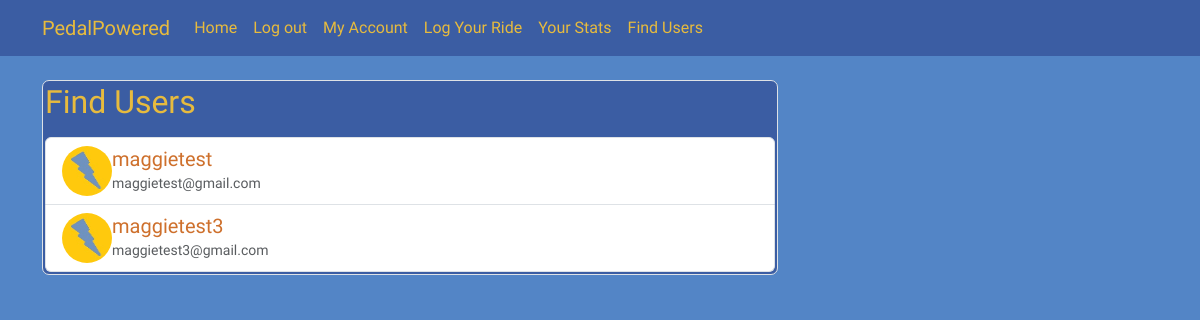
Screenshot of /users (signed in) with the database file from the repository.
### pedalpowered/models.py (models this page shows, shortened)
class User(db.Model, UserMixin):
    id = db.Column(db.Integer, primary_key = True)
    username = db.Column(db.String(20), unique=True, nullable=False)
    email = db.Column(db.String(100), unique=True, nullable=False)
    img_file = db.Column(db.String(20), nullable=False, default='default.jpg')
    password = db.Column(db.String(60), nullable=False)
    ridelog = db.relationship('rides', backref="author", lazy=True)
    friends = db.relationship('User', secondary=friendships, primaryjoin=(friendships.c.user_id == id), secondaryjoin=(friendships.c.friend_id == id),
    backref=db.backref('friended_by', lazy='dynamic'),lazy='dynamic')

### pedalpowered/routes.py (the view)
@app.route("/users")
@login_required
def user_list():
    users = User.query.filter(User.id != current_user.id).all()
    return render_template('user_list.html', users=users)

### pedalpowered/models.py (called while the page is built)
@login_manager.user_loader
def load_user(user_id):
    return User.query.get(int(user_id))

### pedalpowered/templates/user_list.html
{% extends "layout.html" %}
{% block content %}
<div class="media-body border">
    <h2 style="font-family:Irish Grover";>Find Users</h2>
    {% if users %}
        <div class="list-group mt-3">
            {% for user in users %}
            <a href="{{ url_for('user_profile', username=user.username) }}"
               class="list-group-item list-group-item-action" style="font-family:Irish Grover";>
                <div class="d-flex align-items-center">
                    <img src="{{ url_for('static', filename='profile_pics/' + user.img_file) }}"
                         class="rounded-circle mr-3"
                         style="width: 50px; height: 50px;">
                    <div>
                        <h5 class="mb-0" style="color:#CE702C";>{{ user.username }}</h5>
                        <small class="text-muted" style="color:#CE702C";>{{ user.email }}</small>
                    </div>
                </div>
            </a>
            {% endfor %}
        </div>
    {% else %}
        <p class="text-muted">No other users found.</p>
    {% endif %}
</div>
{% endblock %}

### pedalpowered/static/main.css (style rules this page uses)
body { background: #5385C6; color: #333333; margin-top: 5rem; }
h1, h2, h3, h4, h5, h6 .irish-grover-regular { color: #E7BB3E; }
.media-body { color:#e3e3e3; background-color: #3B5DA3; border-width: 5px; }
.border { border: 2px solid #E7BB3E; border-radius: 7px; padding: 2px; margin-bottom: 10px; }

### rows the page displays
User: img_file (placeholder picture), username "maggietest", email "maggietest@gmail.com"
User: img_file (placeholder picture), username "maggietest3", email "maggietest3@gmail.com"
